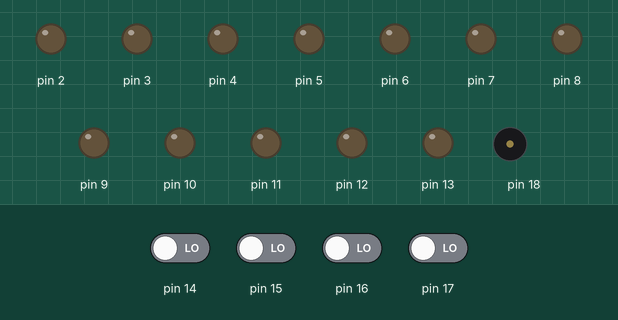
Simulated run of this sketch. Board: Arduino Uno, built with avr-gcc and run on an emulated ATmega328P. On the bench: output pins drawn as LEDs (lit = HIGH), buzzer (waves = sounding). The test bench sets the inputs (shaded band); at power-on: pin 14–17 LOW.

Above: at 1.2 s.
1.3 s: pin 14 driven HIGH
At 2.0 s:
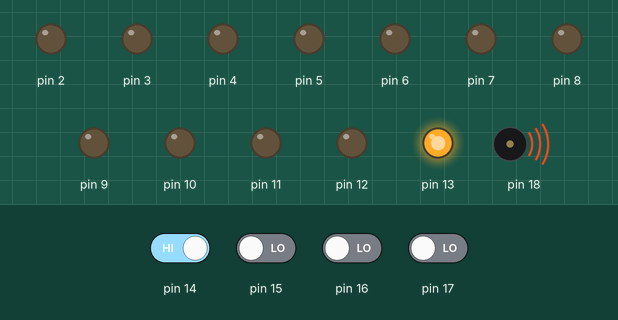
2.8 s: pin 15 driven HIGH
At 3.1 s:
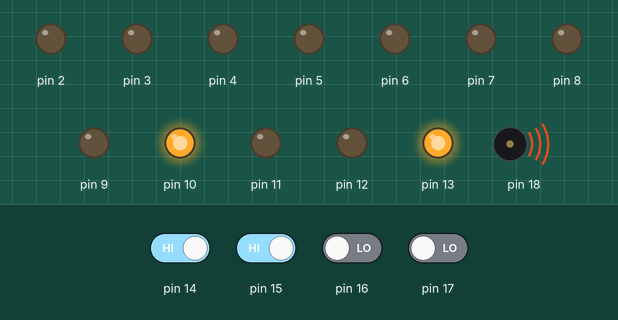
4.3 s: pin 16 driven HIGH
At 5.4 s:
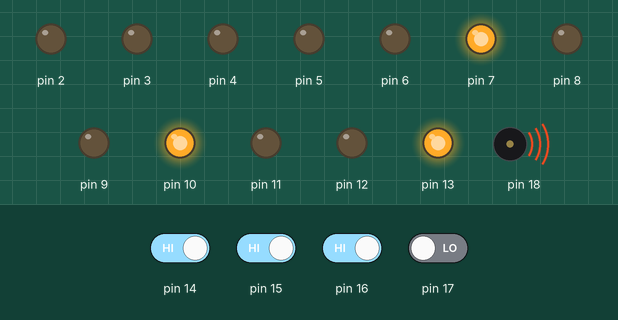
5.8 s: pin 17 driven HIGH
At 6.6 s:
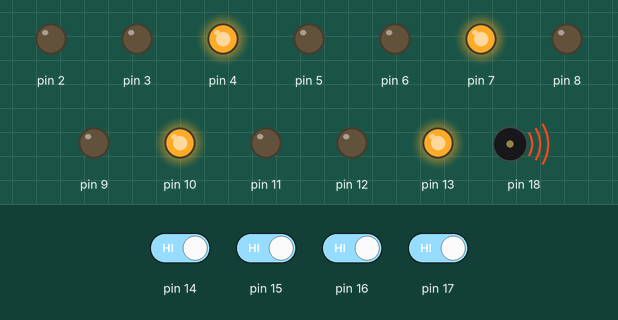
7.3 s: pin 14 driven LOW
At 7.7 s:
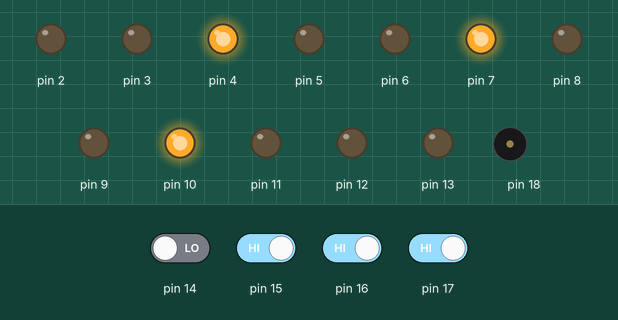
8.8 s: pin 15 driven LOW
At 10.1 s:
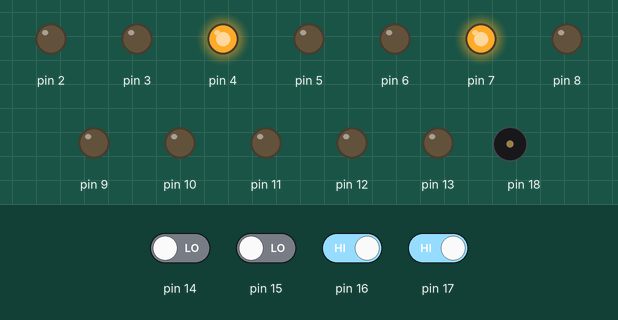
Timing chart, 0 to 11.3 s (numbered marks = the images above; inputs shaded):
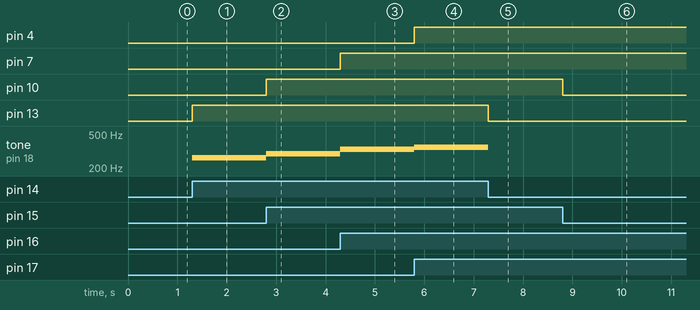

Measured:
- after the input at 1.3 s, pin 13: LOW → HIGH at once; tone on pin 18: silent → 262 Hz at once
- after the input at 2.8 s, pin 10: LOW → HIGH at once; tone on pin 18: 262 Hz → 294 Hz at once
- after the input at 4.3 s, pin 7: LOW → HIGH at once; tone on pin 18: 294 Hz → 330 Hz at once
- after the input at 5.8 s, pin 4: LOW → HIGH at once; tone on pin 18: 330 Hz → 349 Hz at once
- after the input at 7.3 s, pin 13: HIGH → LOW at once; tone on pin 18: 349 Hz → silent at once
- after the input at 8.8 s, pin 10: HIGH → LOW at once

The sketch:

exemplo_som.ino
```cpp
#include <CaixaDeLogica.h>

CaixaDeLogica caixa;

void setup() {

}

boolean apertou[] = {false,false,false,false};
long notas[] = {NOTA_DO,NOTA_RE,NOTA_MI,NOTA_FA};

void loop() {
  for(int i=0;i<4;i++)
  {
    if(caixa.lerBotao(i))
    {
      if(!apertou[i])
      {
        apertou[i] = true;
        caixa.setarLed(i,0,HIGH);
        caixa.tocarNota(notas[i],5000,false);
      }
    }
    else
    {
      if(apertou[i])
      {
        caixa.setarLed(i,0,LOW);
        caixa.pararNota();
        apertou[i] = false;
      }
    }
  }
}
```
